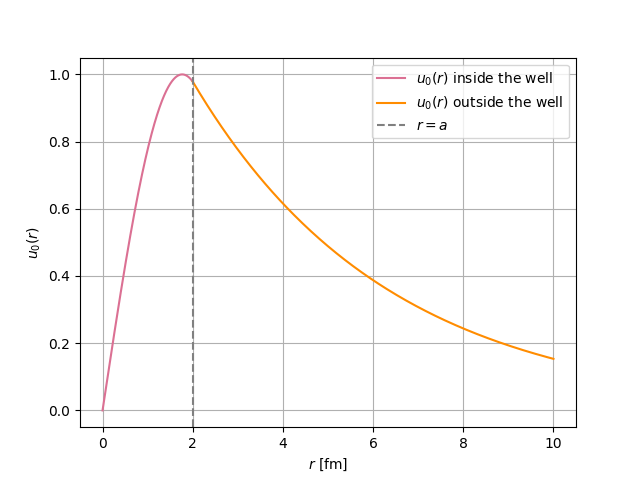

Generate this figure with Python:
import numpy as np
import matplotlib.pyplot as plt

hbar_c = 197.327  # [MeV*fm]
m_p = 938.3       # [MeV/c^2] proton's mass 
m_n = 939.6       # [MeV/c^2] neutron's mass
mu = (m_p*m_n)/(m_p+m_n)  # [MeV/c^2] reduced mass 

# parameters of the square well potential
V0 = 35.0         # [MeV] depth of the well
a = 2.0           # [fm] radius of the well
E = -2.224        # [MeV] energy (bound state, for the deuteron)


k = np.sqrt(2*mu*(V0+E))/hbar_c  # inside the well (E is already negative)
kappa = np.sqrt(2*mu*(-E))/hbar_c  # outside the well

# normalization 
A = 1
B = A*np.sin(k*a)/np.exp(-kappa*a)

# radial domain to plot
r_inside = np.linspace(0, a, 300)
r_outside = np.linspace(a, 10, 300)

u_inside = A*np.sin(k*r_inside)           # wavefunction inside the well
u_outside = B*np.exp(-kappa*r_outside)    # wavefunction outside the well


plt.plot(r_inside, u_inside, color='palevioletred', label=r"$u_0(r)$ inside the well")
plt.plot(r_outside, u_outside,color='darkorange',label=r"$u_0(r)$ outside the well")
plt.axvline(x=a, color='gray', linestyle='--', label=r"$r = a$")
plt.xlabel(r"$r$ [fm]")
plt.ylabel(r"$u_0(r)$")
plt.legend()
plt.grid(True)
plt.savefig('bound.png')
plt.show()
